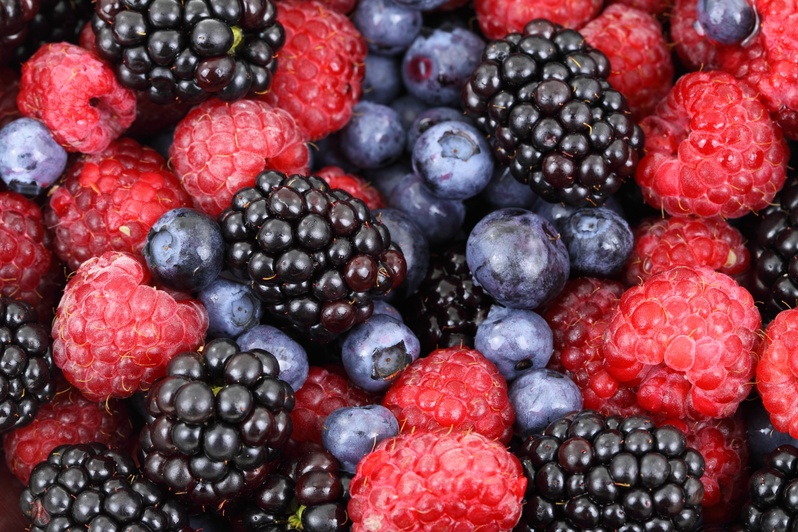
#> input picture Laboratorio 1 p 3/imagenes_entrenamiento/berries-2277.jpg, 798 x 532 px, shrunk from 4752 x 3168 before the run; its folder holds 4 pictures in this run
$ python Balanceo_Python.py
#> lines starting #> are read from the running program, lines starting #| are printed output that depends on the picture
import cv2
import os
import time
from concurrent.futures import ThreadPoolExecutor
from pathlib import Path

# --- CONFIGURACIÓN ---
CARPETA_ENTRENAMIENTO = r"H:\GIT\4rto\Paralela\Parcial3\Laboratorios\Laboratorio1\imagenes_entrenamiento"
CARPETA_IMAGENES = r"H:\GIT\4rto\Paralela\Parcial3\Laboratorios\Laboratorio1\imagenes"
CARPETA_SALIDA = r"H:\GIT\4rto\Paralela\Parcial3\Laboratorios\Laboratorio1\salida"
NUM_HILOS = 4

os.makedirs(CARPETA_SALIDA, exist_ok=True)

def procesar_imagen(path_imagen, nombre_salida):
    inicio = time.time()
    img = cv2.imread(str(path_imagen))
    if img is None:
        print(f"Error al cargar {path_imagen}")
        return path_imagen, 0.0
    gris = cv2.cvtColor(img, cv2.COLOR_BGR2GRAY)
    cv2.imwrite(str(nombre_salida), gris)
    fin = time.time()
    duracion = fin - inicio
    return path_imagen, duracion

# --- FASE 1: ENTRENAMIENTO ---
# Procesa las imágenes de entrenamiento y obtiene un tiempo promedio por tamaño (clave = shape)

entrenamiento_imgs = list(Path(CARPETA_ENTRENAMIENTO).glob("*.jpg")) + list(Path(CARPETA_ENTRENAMIENTO).glob("*.png"))

# Mide los tiempos de entrenamiento por resolución (shape)
tiempos_por_shape = {}

print("\n=== FASE DE ENTRENAMIENTO ===")
for path in entrenamiento_imgs:
    img = cv2.imread(str(path))
#> img is the input picture: shape (532, 798, 3); mean B, G, R 73, 62.6, 120.4
    if img is None:
        continue
    shape = img.shape  # (alto, ancho, canales)
#> shape = (532, 798, 3)
    _, duracion = procesar_imagen(path, Path(CARPETA_SALIDA) / f"entrenamiento_{path.name}")
#> in procesar_imagen, `gris = cv2.cvtColor(img, cv2.COLOR_BGR2GRAY)`:
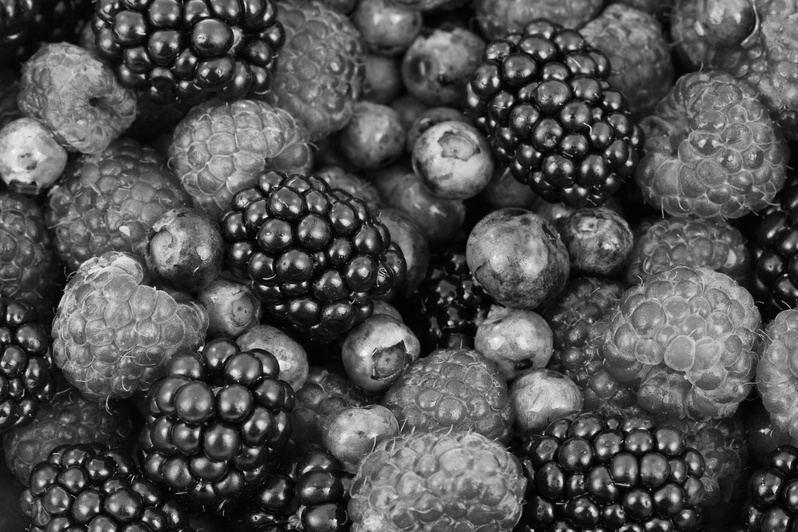
#> gris: shape (532, 798); min 0, max 251, mean 81.1
    if shape not in tiempos_por_shape:
        tiempos_por_shape[shape] = []
    tiempos_por_shape[shape].append(duracion)
    print(f"{path.name} (shape: {shape}) tiempo: {duracion:.3f} s")
#| berries-2277.jpg (shape: (532, 798, 3)) tiempo: 0.023 s
#> pass 2 of the loop `for path in entrenamiento_imgs:`:
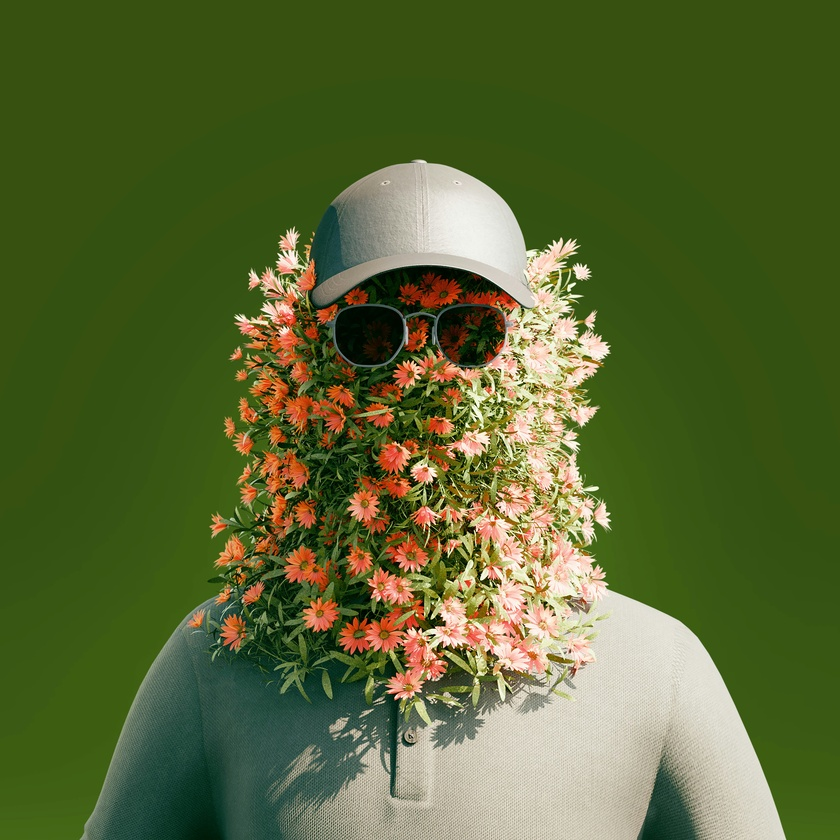
#> input picture Laboratorio 1 p 3/imagenes_entrenamiento/hirzul-maulana-m0TRfXWczVY-unsplash.jpg, 840 x 840 px, shrunk from 5000 x 5000 before the run
#> img is the input picture: shape (840, 840, 3); mean B, G, R 51.2, 103, 88.1
#> in procesar_imagen (call 2), `gris = cv2.cvtColor(img, cv2.COLOR_BGR2GRAY)`:
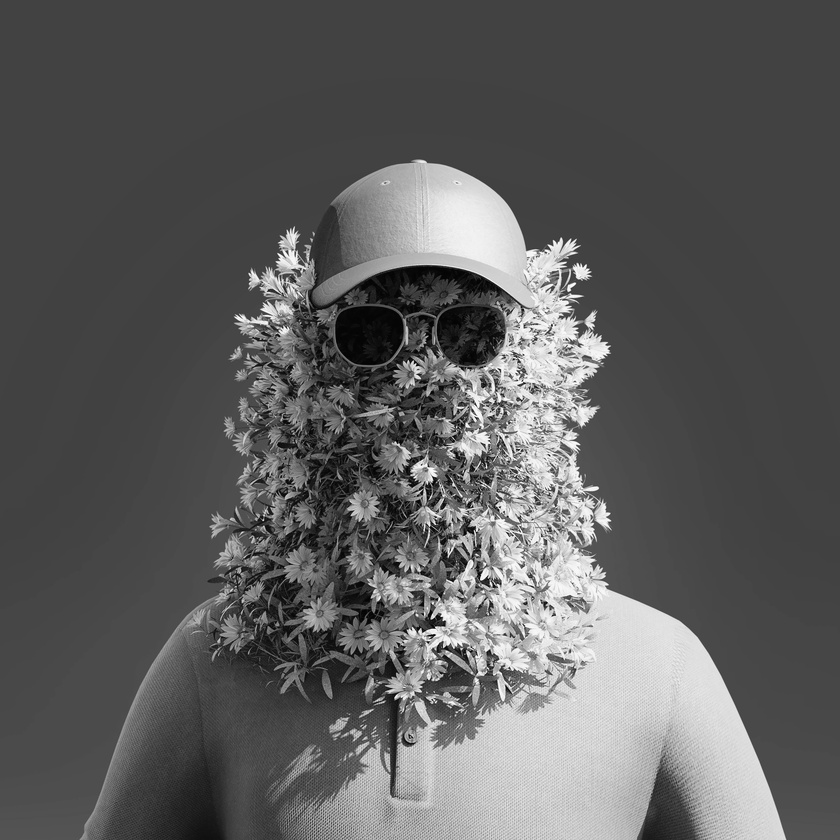
#> gris: shape (840, 840); min 1, max 253, mean 92.8
#| hirzul-maulana-m0TRfXWczVY-unsplash.jpg (shape: (840, 840, 3)) tiempo: 0.022 s
#> pass 3 of the loop `for path in entrenamiento_imgs:`:
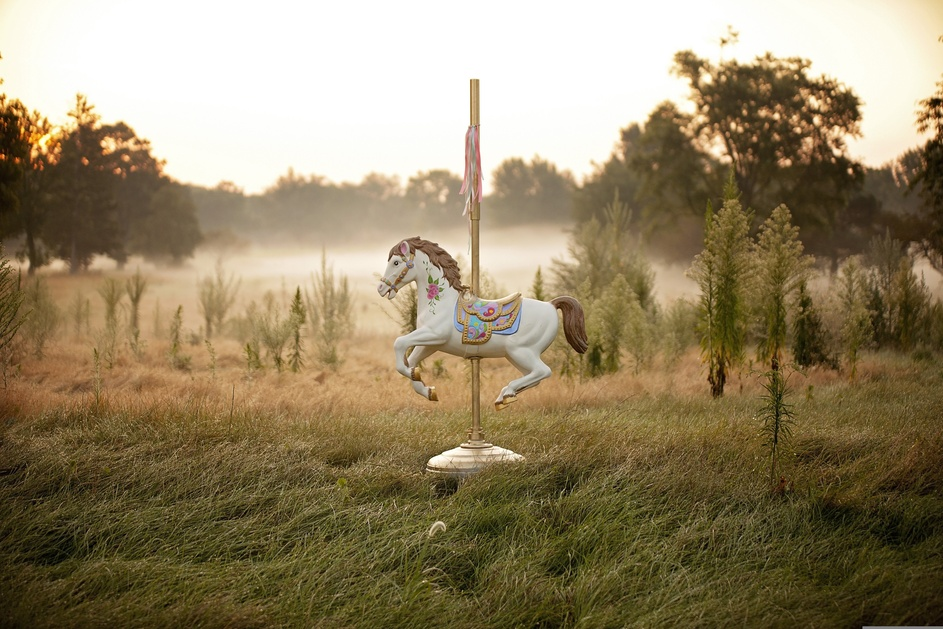
#> input picture Laboratorio 1 p 3/imagenes_entrenamiento/horse-1489825.jpg, 943 x 629 px, shrunk from 5616 x 3744 before the run
#> img is the input picture: shape (629, 943, 3); mean B, G, R 102.3, 132.4, 147.1
#> in procesar_imagen (call 3), `gris = cv2.cvtColor(img, cv2.COLOR_BGR2GRAY)`:
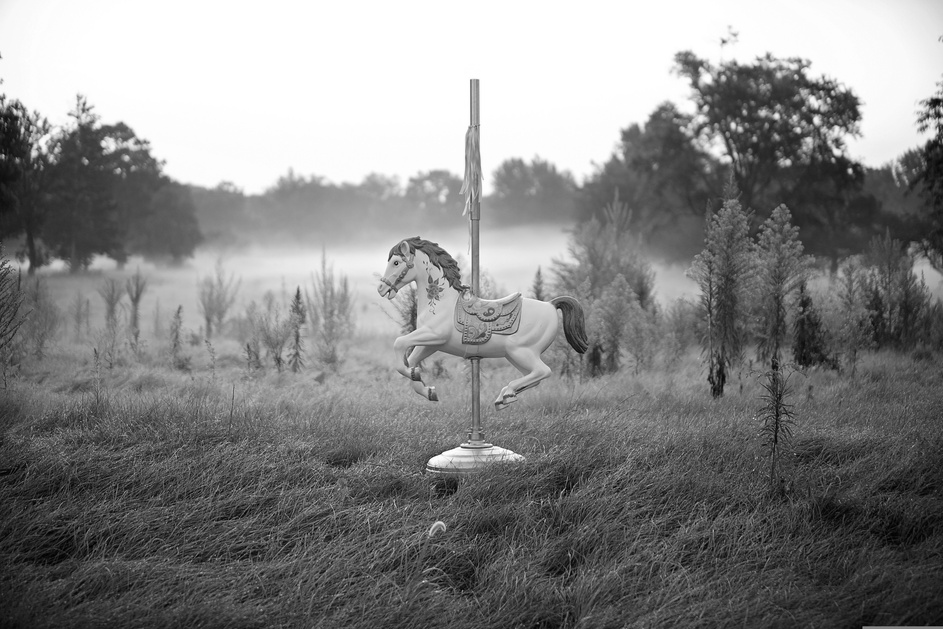
#> gris: shape (629, 943); min 0, max 255, mean 133.4
#| horse-1489825.jpg (shape: (629, 943, 3)) tiempo: 0.027 s
#> the loop made 4 passes; the first 3 are shown

# Calcula el promedio de tiempo por shape
promedios_shape = {s: sum(lst)/len(lst) for s, lst in tiempos_por_shape.items()}
#> promedios_shape = {(532, 798, 3): 0.023, (840, 840, 3): 0.0222, (629, 943, 3): 0.0266, (454, 363, 3): 0.00169}

print("\nPromedios de tiempo por tamaño de imagen (shape):")
for s, prom in promedios_shape.items():
    print(f"{s}: {prom:.3f} s")
#> this loop made 4 passes
#> (s, prom) on passes 1 to 4: ((532, 798, 3), 0.023), ((840, 840, 3), 0.0222), ((629, 943, 3), 0.0266), ((454, 363, 3), 0.00169)
#| (532, 798, 3): 0.023 s
#| (840, 840, 3): 0.022 s
#| (629, 943, 3): 0.027 s
#| (454, 363, 3): 0.002 s

# --- FASE 2: PROCESAMIENTO REAL ---

imagenes = list(Path(CARPETA_IMAGENES).glob("*.jpg")) + list(Path(CARPETA_IMAGENES).glob("*.png"))
tiempos_estimados = {}

print("\n=== ASIGNACIÓN PREDICTIVA ===")
for path in imagenes:
    img = cv2.imread(str(path))
    if img is None:
        print(f"Error al cargar {path}")
        continue
    shape = img.shape
    # Busca el promedio de tiempo más cercano por shape
    if shape in promedios_shape:
        tiempos_estimados[path] = promedios_shape[shape]
    else:
        # Si no hay shape idéntico, usa el promedio general
        tiempos_estimados[path] = sum(promedios_shape.values()) / len(promedios_shape)
    print(f"{path.name} (shape: {shape}) tiempo estimado: {tiempos_estimados[path]:.3f} s")

carga_por_hilo = [0.0 for _ in range(NUM_HILOS)]
tareas_por_hilo = [[] for _ in range(NUM_HILOS)]

for path, tiempo in sorted(tiempos_estimados.items(), key=lambda x: -x[1]):
    hilo_menos_cargado = carga_por_hilo.index(min(carga_por_hilo))
    tareas_por_hilo[hilo_menos_cargado].append(path)
    carga_por_hilo[hilo_menos_cargado] += tiempo

for i, tareas in enumerate(tareas_por_hilo):
    print(f"Hilo {i} recibe {len(tareas)} imágenes (carga estimada: {carga_por_hilo[i]:.2f} s)")

# --- FASE 3: PROCESAMIENTO PARALELO ---
def procesar_lote(lista_imagenes, hilo_id):
    for path in lista_imagenes:
        salida = Path(CARPETA_SALIDA) / f"gris_{hilo_id}_{path.name}"
        procesar_imagen(path, salida)

print("\n=== PROCESAMIENTO EN PARALELO ===")
with ThreadPoolExecutor(max_workers=NUM_HILOS) as executor:
    for i in range(NUM_HILOS):
        executor.submit(procesar_lote, tareas_por_hilo[i], i)

print("Procesamiento terminado.")
